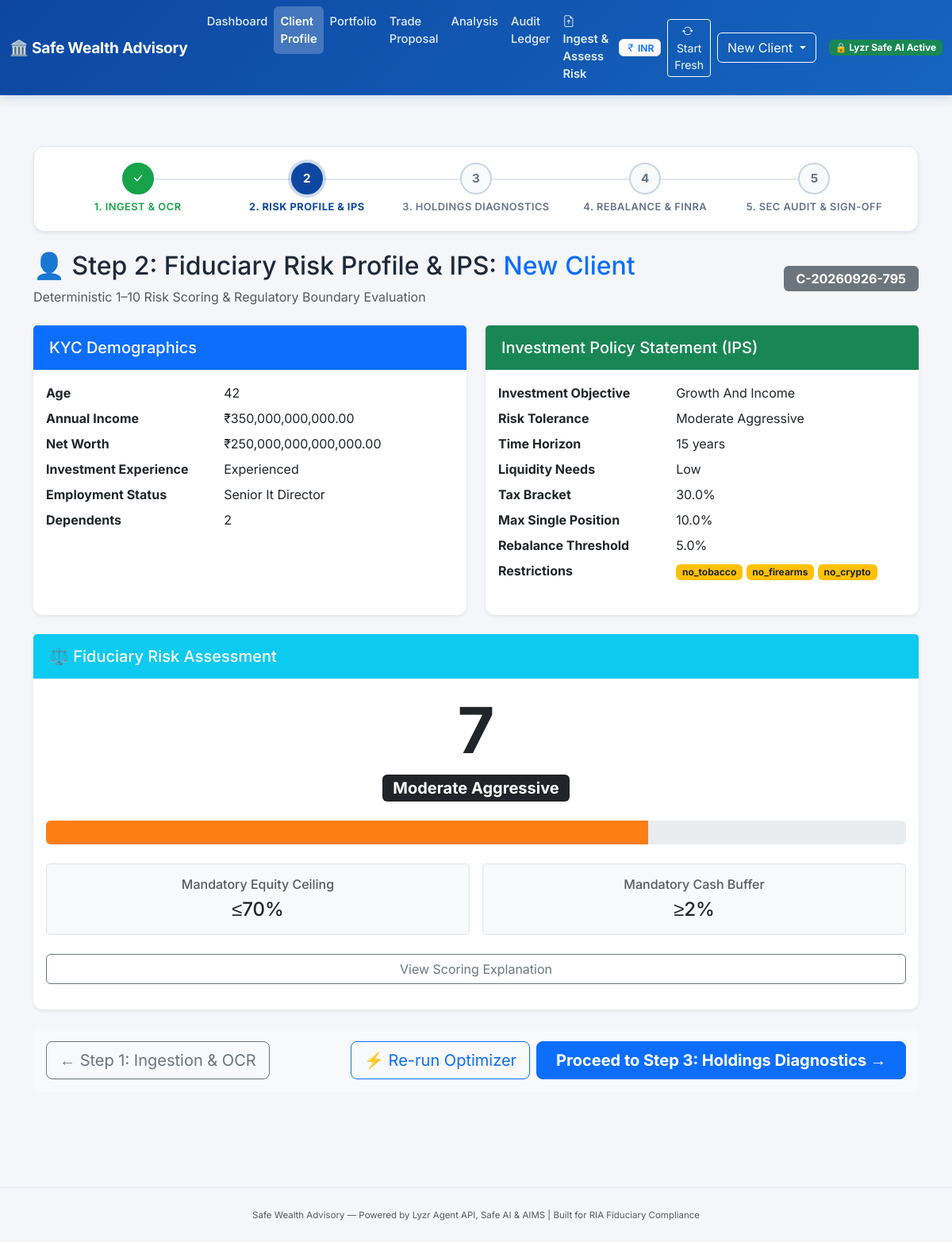
The page /client/C-20260926-795 on the database its author committed.
### tables this page shows
CREATE TABLE clients (
        client_id TEXT PRIMARY KEY,
        name TEXT NOT NULL,
        created_at TEXT NOT NULL DEFAULT (datetime('now'))
    );

CREATE TABLE kyc (
        client_id TEXT PRIMARY KEY,
        age INTEGER NOT NULL,
        annual_income REAL NOT NULL,
        net_worth REAL NOT NULL,
        investment_experience TEXT NOT NULL,
        employment_status TEXT NOT NULL,
        dependents INTEGER NOT NULL,
        FOREIGN KEY (client_id) REFERENCES clients(client_id) ON DELETE CASCADE
    );

CREATE TABLE ips (
        client_id TEXT PRIMARY KEY,
        investment_objective TEXT NOT NULL,
        risk_tolerance TEXT NOT NULL,
        time_horizon_years INTEGER NOT NULL,
        liquidity_needs TEXT NOT NULL,
        tax_bracket REAL NOT NULL,
        restrictions TEXT NOT NULL, -- JSON list of strings
        max_single_position_pct REAL NOT NULL,
        rebalance_threshold_pct REAL NOT NULL,
        FOREIGN KEY (client_id) REFERENCES clients(client_id) ON DELETE CASCADE
    );

### backend/app.py (the view)
@app.route("/client/<client_id>")
def client_page(client_id):
    _ensure_session()
    if not _session["profile"]:
        flash("Please complete Step 1 (Ingest Client Document) to view client profile.", "warning")
        return redirect(url_for("upload_page"))
    if client_id != _session["active_client_id"]:
        _switch_client(client_id)
    ctx = _common_context()
    ctx["active_page"] = "client"
    ctx["current_step"] = 2
    profile = _session["profile"]
    ctx["profile"] = profile
    score, category, breakdown = compute_risk_score(profile.kyc, profile.ips)
    ctx["risk_breakdown"] = breakdown
    ctx["scoring_explanation"] = get_scoring_explanation(breakdown)
    return render_template("client.html", **ctx)

### frontend/templates/client.html (shortened to what this page needs)
{% extends "base.html" %}
{% set title = 'Client Profile' %}
{% block content %}
<div class="container my-4">
    {% set current_step = 2 %}
    {% include "stepper.html" %}
    <div class="d-flex justify-content-between align-items-center mb-4">
        <div>
            <h2>👤 Step 2: Fiduciary Risk Profile & IPS: <span class="text-primary">{{ profile.name }}</span></h2>
            <p class="text-muted mb-0">Deterministic 1–10 Risk Scoring & Regulatory Boundary Evaluation</p>
        </div>
        <span class="badge bg-secondary fs-6 px-3 py-2">{{ profile.client_id }}</span>
    </div>
    <div class="row g-4 mb-4">
        <div class="col-md-6">
            <div class="card h-100 shadow-sm">
                <div class="card-header bg-primary text-white">
                    <h5 class="card-title mb-0">KYC Demographics</h5>
                </div>
                <div class="card-body">
                    <dl class="row mb-0">
                        <dt class="col-sm-5">Age</dt>
                        <dd class="col-sm-7">{{ profile.kyc.age }}</dd>
                        <dt class="col-sm-5">Annual Income</dt>
                        <dd class="col-sm-7">₹{{ '{:,.2f}'.format(profile.kyc.annual_income) }}</dd>
                        <dt class="col-sm-5">Net Worth</dt>
                        <dd class="col-sm-7">₹{{ '{:,.2f}'.format(profile.kyc.net_worth) }}</dd>
                        <dt class="col-sm-5">Investment Experience</dt>
                        <dd class="col-sm-7">{{ profile.kyc.investment_experience|replace('_', ' ')|title }}</dd>
                        <dt class="col-sm-5">Employment Status</dt>
                        <dd class="col-sm-7">{{ profile.kyc.employment_status|replace('_', ' ')|title }}</dd>
                        <dt class="col-sm-5">Dependents</dt>
                        <dd class="col-sm-7">{{ profile.kyc.dependents }}</dd>
                    </dl>
                </div>
            </div>
        </div>
        <div class="col-md-6">
            <div class="card h-100 shadow-sm">
                <div class="card-header bg-success text-white">
                    <h5 class="card-title mb-0">Investment Policy Statement (IPS)</h5>
                </div>
                <div class="card-body">
                    <dl class="row mb-0">
                        <dt class="col-sm-5">Investment Objective</dt>
                        <dd class="col-sm-7">{{ profile.ips.investment_objective|replace('_', ' ')|title }}</dd>
                        <dt class="col-sm-5">Risk Tolerance</dt>
                        <dd class="col-sm-7">{{ profile.ips.risk_tolerance|replace('_', ' ')|title }}</dd>
                        <dt class="col-sm-5">Time Horizon</dt>
                        <dd class="col-sm-7">{{ profile.ips.time_horizon_years }} years</dd>
                        <dt class="col-sm-5">Liquidity Needs</dt>
                        <dd class="col-sm-7">{{ profile.ips.liquidity_needs|replace('_', ' ')|title }}</dd>
                        <dt class="col-sm-5">Tax Bracket</dt>
                        <dd class="col-sm-7">{{ '{:.1f}'.format(profile.ips.tax_bracket * 100) }}%</dd>
                        <dt class="col-sm-5">Max Single Position</dt>
                        <dd class="col-sm-7">{{ '{:.1f}'.format(profile.ips.max_single_position_pct * 100) }}%</dd>
                        <dt class="col-sm-5">Rebalance Threshold</dt>
                        <dd class="col-sm-7">{{ '{:.1f}'.format(profile.ips.rebalance_threshold_pct * 100) }}%</dd>
                        <dt class="col-sm-5">Restrictions</dt>
                        <dd class="col-sm-7">
                            {% for restriction in profile.ips.restrictions %}
                                <span class="badge bg-warning text-dark">{{ restriction }}</span>
                            {% endfor %}
                        </dd>
                    </dl>
                </div>
            </div>
        </div>
    </div>
    <div class="card shadow-sm mb-4">
        <div class="card-header bg-info text-white">
            <h5 class="card-title mb-0">⚖️ Fiduciary Risk Assessment</h5>
        </div>
        <div class="card-body">
            <div class="text-center mb-4">
                <h1 class="display-1 fw-bold">{{ profile.risk_score }}</h1>
                <span class="badge bg-dark fs-5">{{ profile.risk_category|replace('_', ' ')|title }}</span>
            </div>
            {% set score_class = 'bg-success' %}
            {% set score_style = '' %}
            {% if profile.risk_score <= 3 %}
                {% set score_class = 'bg-success' %}
            {% elif profile.risk_score <= 6 %}
                {% set score_class = 'bg-warning' %}
            {% elif profile.risk_score == 7 %}
                {% set score_class = '' %}
                {% set score_style = 'background-color: #fd7e14;' %}
            {% else %}
                {% set score_class = 'bg-danger' %}
            {% endif %}
            <div class="progress mb-4" style="height: 30px;">
                <div class="progress-bar {{ score_class }}" role="progressbar" style="width: {{ profile.risk_score * 10 }}%; {{ score_style }}" aria-valuenow="{{ profile.risk_score }}" aria-valuemin="1" aria-valuemax="10"></div>
            </div>
            <div class="row text-center mb-4 g-3">
                <div class="col-md-6">
                    <div class="border rounded p-3 bg-light">
                        <h6 class="text-muted mb-2">Mandatory Equity Ceiling</h6>
                        <h4 class="mb-0 text-dark">
                            {% if profile.risk_score <= 3 %}
                                &le;20%
                            {% elif profile.risk_score == 4 %}
                                &le;35%
                            {% elif profile.risk_score <= 6 %}
                                &le;55%
                            {% elif profile.risk_score == 7 %}
                                &le;70%
                            {% else %}
                                &le;90%
                            {% endif %}
                        </h4>
                    </div>
                </div>
                <div class="col-md-6">
                    <div class="border rounded p-3 bg-light">
                        <h6 class="text-muted mb-2">Mandatory Cash Buffer</h6>
                        <h4 class="mb-0 text-dark">
                            {% if profile.ips.liquidity_needs|lower == 'high' %}
                                &ge;15%
                            {% elif profile.ips.liquidity_needs|lower == 'moderate' %}
                                &ge;7%
                            {% else %}
                                &ge;2%
                            {% endif %}
                        </h4>
                    </div>
                </div>
            </div>
            <button class="btn btn-outline-secondary w-100 mb-3" type="button" data-bs-toggle="collapse" data-bs-target="#scoringExplanation" aria-expanded="false" aria-controls="scoringExplanation">
                View Scoring Explanation
            </button>
        </div>
    </div>
    <div class="d-flex justify-content-between align-items-center mb-5 p-3 bg-light rounded-3">
        <a href="/upload" class="btn btn-outline-secondary btn-lg">
            &larr; Step 1: Ingestion & OCR
        </a>
        <div class="d-flex gap-2">
            <form action="/run_advisory/{{ profile.client_id }}" method="POST" class="m-0">
                <button type="submit" class="btn btn-outline-primary btn-lg">⚡ Re-run Optimizer</button>
            </form>
            <a href="/portfolio/{{ profile.client_id }}" class="btn btn-primary btn-lg fw-bold px-4">
                Proceed to Step 3: Holdings Diagnostics &rarr;
            </a>
        </div>
    </div>
</div>
{% endblock %}

### frontend/templates/base.html (shortened to what this page needs)
<!DOCTYPE html>
<html lang="en">
<head>
    <link href="https://cdn.jsdelivr.net/npm/bootstrap@5.3.3/dist/css/bootstrap.min.css" rel="stylesheet">
    <link rel="stylesheet" href="https://cdn.jsdelivr.net/npm/bootstrap-icons@1.11.3/font/bootstrap-icons.min.css">
    <link rel="stylesheet" href="/static/css/style.css">
</head>
<body>
    <nav class="navbar navbar-expand-lg navbar-custom">
        <div class="container-fluid">
            <a class="navbar-brand" href="/">🏛️ Safe Wealth Advisory</a>
            <div class="collapse navbar-collapse" id="navbarNav">
                <ul class="navbar-nav me-auto">
                    <li class="nav-item">
                        <a class="nav-link {% if active_page == 'dashboard' %}active{% endif %}" href="/">Dashboard</a>
                    </li>
                    <li class="nav-item">
                        <a class="nav-link {% if active_page in ['client', 'client_profile'] %}active{% endif %}" href="{{ url_for('client_page', client_id=active_client_id) if active_client_id else '#' }}">Client Profile</a>
                    </li>
                    <li class="nav-item">
                        <a class="nav-link {% if active_page == 'portfolio' %}active{% endif %}" href="{{ url_for('portfolio_page', client_id=active_client_id) if active_client_id else '#' }}">Portfolio</a>
                    </li>
                    <li class="nav-item">
                        <a class="nav-link {% if active_page in ['proposal', 'trade_proposal'] %}active{% endif %}" href="{{ url_for('proposal_page', client_id=active_client_id) if active_client_id else '#' }}">Trade Proposal</a>
                    </li>
                    <li class="nav-item">
                        <a class="nav-link {% if active_page == 'analysis' %}active{% endif %}" href="{{ url_for('analysis_page', client_id=active_client_id) if active_client_id else '#' }}">Analysis</a>
                    </li>
                    <li class="nav-item">
                        <a class="nav-link {% if active_page in ['audit', 'audit_ledger'] %}active{% endif %}" href="{{ url_for('audit_page', client_id=active_client_id) if active_client_id else '#' }}">Audit Ledger</a>
                    </li>
                    <li class="nav-item">
                        <a class="nav-link {% if active_page == 'upload' %}active{% endif %} text-warning fw-semibold" href="{{ url_for('upload_page') }}"><i class="bi bi-file-earmark-arrow-up me-1"></i>Ingest & Assess Risk</a>
                    </li>
                </ul>
                <div class="d-flex align-items-center">
                    <span class="badge bg-light text-primary border me-2 fw-semibold px-2 py-1"><i class="bi bi-currency-rupee"></i> INR</span>
                    <a href="/clear_clients" class="btn btn-outline-light btn-sm me-2" title="Reset and start fresh with a new client document">
                        <i class="bi bi-arrow-repeat me-1"></i>Start Fresh
                    </a>
                    <div class="dropdown me-3">
                        <button class="btn btn-outline-light dropdown-toggle" type="button" id="clientDropdown" data-bs-toggle="dropdown" aria-expanded="false">
                            {% if active_client_name %}{{ active_client_name }}{% else %}No Client Loaded{% endif %}
                        </button>
                    </div>
                    <span class="badge bg-success">🔒 Lyzr Safe AI Active</span>
                </div>
            </div>
        </div>
    </nav>
    <main class="container-fluid py-4">
        {% block content %}{% endblock %}
    </main>
    <footer class="text-center py-4 text-muted mt-5">
        <small>Safe Wealth Advisory — Powered by Lyzr Agent API, Safe AI & AIMS | Built for RIA Fiduciary Compliance</small>
    </footer>
</body>
</html>

### rows shown on the page
clients: name "New Client"
kyc: kyc.investment_experience "Experienced", kyc.employment_status "Senior It Director"
ips: ips.liquidity_needs "Low"

### other values the page prints
{{ profile.client_id }} "C-20260926-795"
{{ profile.kyc.age }} "42"
{{ '{:,.2f}'.format(profile.kyc.annual_income) }} "350,000,000,000.00"
{{ '{:,.2f}'.format(profile.kyc.net_worth) }} "250,000,000,000,000.00"
{{ profile.kyc.dependents }} "2"
{{ profile.ips.investment_objective|replace('_', ' ')|title }} "Growth And Income"
{{ profile.ips.risk_tolerance|replace('_', ' ')|title }} "Moderate Aggressive"
{{ profile.ips.time_horizon_years }} "15"
{{ '{:.1f}'.format(profile.ips.tax_bracket * 100) }} "30.0"
{{ '{:.1f}'.format(profile.ips.max_single_position_pct * 100) }} "10.0"
{{ '{:.1f}'.format(profile.ips.rebalance_threshold_pct * 100) }} "5.0"
{{ restriction }} "no_tobacco" "no_firearms" "no_crypto"
{{ profile.risk_score }} "7"
{{ profile.risk_category|replace('_', ' ')|title }} "Moderate Aggressive"
